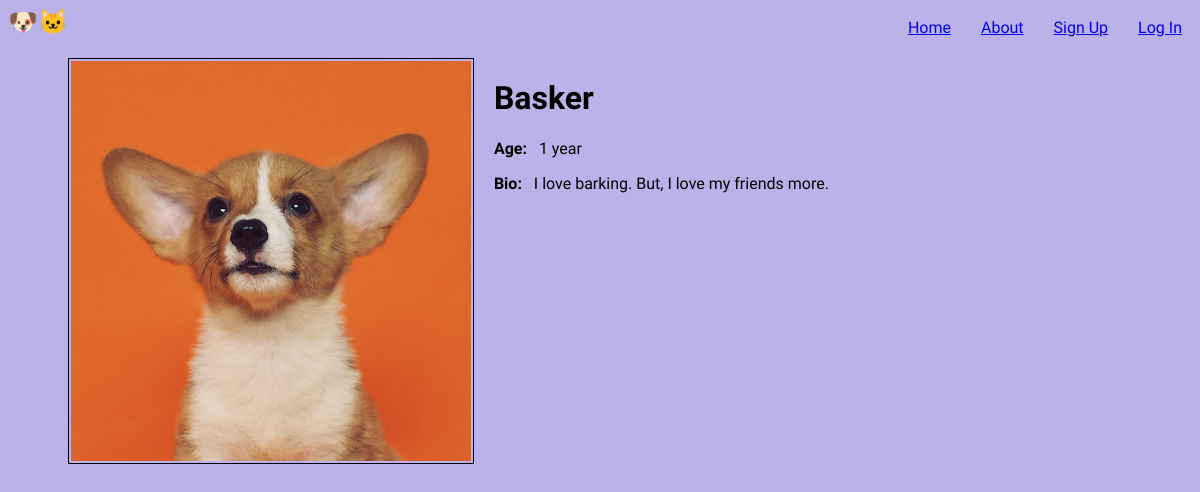
Screenshot of /details/3 with the database file from the repository.
### app.py (models this page shows)
class Pet(db.Model):
    id = db.Column(db.Integer,primary_key=True,unique=True,nullable=False)
    name = db.Column(db.String,unique=True,nullable=False)
    age = db.Column(db.Integer)
    bio = db.Column(db.String(300))
    posted_by = db.Column(db.String,db.ForeignKey('user.id'))

### app.py (the view)
@app.route('/details/<int:id>')
def details(id):
    pet = Pet.query.get(id)
    if pet is None:
        abort(404, description="No Pet was Found with the given ID")
    return render_template("details.html", pet = pet)

### templates/details.html (shortened to what this page needs)
{% extends "base.html" %}
{%block body%}
    <div id="detail" style="display: flex;padding-top: 30px;">
        <img id="img-detail" width="400" src="{{url_for('static',filename=pet['id']|string +'.jpg')}}">
        <div style="padding: 10px; padding-left: 20px; float: left;">
            <h1 class="title">{{ pet.name }}</h1>
            <p><b>Age: &nbsp;</b> {{ pet.age }}</p>
            <p><b>Bio: &nbsp;</b> {{ pet.bio }}</p>
        </div>
    </div>
{%endblock%}

### static/style.css (style rules this page uses)
* { font-family: 'Lilita One', cursive; }
body { background: #bbb2e9; }
#img-detail { border: 1px solid black; padding: 2px; margin-top: 10px; }

### rows the page displays
Pet: name "Basker", age "1 year", bio "I love barking. But, I love my friends more."
